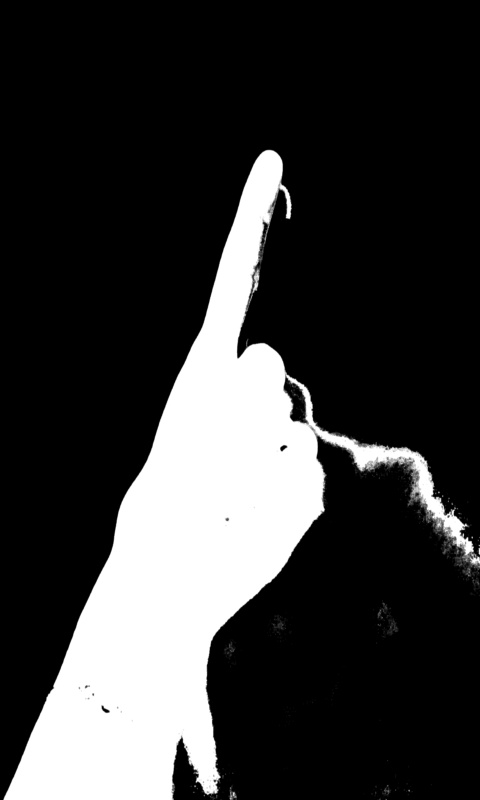
#> input picture testmask/dys_1.jpg, 480 x 800 px, found by its file name; its folder holds only this picture in this run
$ python hog.py
#> lines starting #> are read from the running program, lines starting #| are printed output that depends on the picture
#!/usr/bin/env python
import numpy as np
import cv2
import json
np.set_printoptions(threshold=np.nan)

class StatModel(object):
    def load(self, fn):
        self.model.load(fn)  # Known bug: https://github.com/opencv/opencv/issues/4969
    def save(self, fn):
        self.model.save(fn)

class SVM(StatModel):
    def __init__(self, C = 12.5, gamma = 0.50625):
        self.model = cv2.ml.SVM_create()
        self.model.setGamma(gamma)
        self.model.setC(C)
        self.model.setKernel(cv2.ml.SVM_RBF)
        self.model.setType(cv2.ml.SVM_C_SVC)

    def train(self, samples, responses):
        self.model.train(samples, cv2.ml.ROW_SAMPLE, responses)

    def predict(self, samples):

        return self.model.predict(samples)[1].ravel()


#text_file = open("HOG.txt", "w")
#size of image
winSize = (60, 100)
blockSize = (40, 40)
#determines the overlap between neighboring blocks and controls the degree of contrast normalization
blockStride = (20, 20)
#The cellSize is chosen based on the scale of the features important to do the classification.
cellSize = (10, 10)
nbins = 9
derivAperture = 1
winSigma = -1.
histogramNormType = 0
L2HysThreshold = 0.2
gammaCorrection = 1
nlevels = 64
#00-180 degrees with sign
signedGradient = True

#defining hog parameters
hog = cv2.HOGDescriptor(winSize, blockSize, blockStride, cellSize, nbins, derivAperture, winSigma,
                        histogramNormType, L2HysThreshold, gammaCorrection, nlevels, signedGradient)

##############################  TRAINING
hog_descriptors = []
N = 125
for i in range(0,10):
    gest = i
    print('GEST : %d' %gest)
    #print(N)

    for j in range(1, N):
        #print(j)
        img = cv2.imread('%d' %gest + 'mask/dys_%d.jpg' %j, cv2.IMREAD_GRAYSCALE)
#> img is the input picture: shape (800, 480); min 0, max 255, mean 55.9
        mask = cv2.resize(img, (60, 100), interpolation=cv2.INTER_AREA)
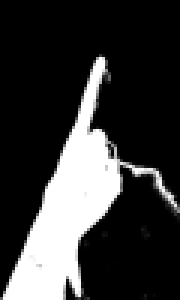
#> mask: shape (100, 60) (shown 3 times larger); min 0, max 255, mean 55.9
#> (the run stopped early here; a loop or call above may not have finished)
